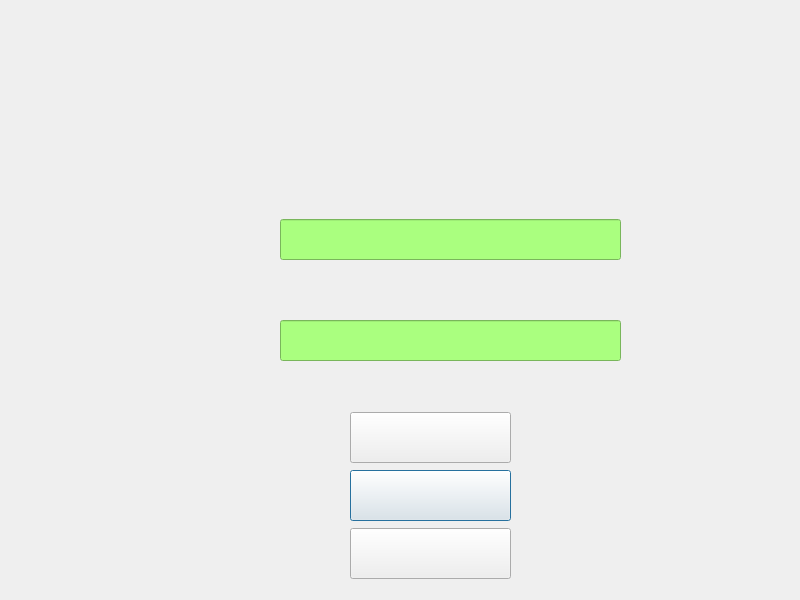
<?xml version="1.0" encoding="UTF-8"?>
<ui version="4.0">
 <class>Dialog</class>
 <widget class="QDialog" name="Dialog">
  <property name="geometry">
   <rect>
    <x>0</x>
    <y>0</y>
    <width>800</width>
    <height>600</height>
   </rect>
  </property>
  <property name="windowTitle">
   <string>Dialog</string>
  </property>
  <widget class="QLabel" name="BackgroundLabel">
   <property name="enabled">
    <bool>true</bool>
   </property>
   <property name="geometry">
    <rect>
     <x>0</x>
     <y>0</y>
     <width>800</width>
     <height>600</height>
    </rect>
   </property>
   <property name="text">
    <string/>
   </property>
   <property name="pixmap">
    <pixmap>assets/TloGlowneZTytulemIHaslo.png</pixmap>
   </property>
   <property name="scaledContents">
    <bool>true</bool>
   </property>
  </widget>
  <widget class="QPushButton" name="LicenseButton">
   <property name="geometry">
    <rect>
     <x>350</x>
     <y>470</y>
     <width>161</width>
     <height>51</height>
    </rect>
   </property>
   <property name="text">
    <string/>
   </property>
   <property name="icon">
    <iconset>
     <normaloff>assets/klucz.png</normaloff>assets/klucz.png</iconset>
   </property>
   <property name="iconSize">
    <size>
     <width>161</width>
     <height>51</height>
    </size>
   </property>
  </widget>
  <widget class="QPushButton" name="LoginButton">
   <property name="geometry">
    <rect>
     <x>350</x>
     <y>412</y>
     <width>161</width>
     <height>51</height>
    </rect>
   </property>
   <property name="text">
    <string/>
   </property>
   <property name="icon">
    <iconset>
     <normaloff>assets/zaloguj.png</normaloff>assets/zaloguj.png</iconset>
   </property>
   <property name="iconSize">
    <size>
     <width>161</width>
     <height>51</height>
    </size>
   </property>
  </widget>
  <widget class="QLineEdit" name="LoginEdit">
   <property name="geometry">
    <rect>
     <x>280</x>
     <y>219</y>
     <width>341</width>
     <height>41</height>
    </rect>
   </property>
   <property name="font">
    <font>
     <pointsize>16</pointsize>
    </font>
   </property>
   <property name="autoFillBackground">
    <bool>false</bool>
   </property>
   <property name="styleSheet">
    <string notr="true">background-color: rgb(170, 255, 127);</string>
   </property>
   <property name="text">
    <string/>
   </property>
  </widget>
  <widget class="QLabel" name="MessageLabel">
   <property name="geometry">
    <rect>
     <x>250</x>
     <y>150</y>
     <width>411</width>
     <height>41</height>
    </rect>
   </property>
   <property name="font">
    <font>
     <pointsize>16</pointsize>
     <weight>50</weight>
     <italic>false</italic>
     <bold>false</bold>
     <underline>false</underline>
     <strikeout>false</strikeout>
    </font>
   </property>
   <property name="cursor">
    <cursorShape>ArrowCursor</cursorShape>
   </property>
   <property name="acceptDrops">
    <bool>false</bool>
   </property>
   <property name="toolTip">
    <string/>
   </property>
   <property name="layoutDirection">
    <enum>Qt::LeftToRight</enum>
   </property>
   <property name="autoFillBackground">
    <bool>false</bool>
   </property>
   <property name="text">
    <string/>
   </property>
   <property name="textFormat">
    <enum>Qt::AutoText</enum>
   </property>
   <property name="scaledContents">
    <bool>false</bool>
   </property>
   <property name="alignment">
    <set>Qt::AlignCenter</set>
   </property>
   <property name="wordWrap">
    <bool>false</bool>
   </property>
   <property name="margin">
    <number>0</number>
   </property>
  </widget>
  <widget class="QLineEdit" name="PasswordEdit">
   <property name="geometry">
    <rect>
     <x>280</x>
     <y>320</y>
     <width>341</width>
     <height>41</height>
    </rect>
   </property>
   <property name="font">
    <font>
     <pointsize>16</pointsize>
    </font>
   </property>
   <property name="styleSheet">
    <string notr="true">background-color: rgb(170, 255, 127);</string>
   </property>
   <property name="text">
    <string/>
   </property>
  </widget>
  <widget class="QPushButton" name="CreateAccountButton">
   <property name="geometry">
    <rect>
     <x>350</x>
     <y>528</y>
     <width>161</width>
     <height>51</height>
    </rect>
   </property>
   <property name="text">
    <string/>
   </property>
   <property name="icon">
    <iconset>
     <normaloff>assets/ZalozKonto.png</normaloff>assets/ZalozKonto.png</iconset>
   </property>
   <property name="iconSize">
    <size>
     <width>161</width>
     <height>51</height>
    </size>
   </property>
  </widget>
 </widget>
 <resources/>
 <connections/>
</ui>
